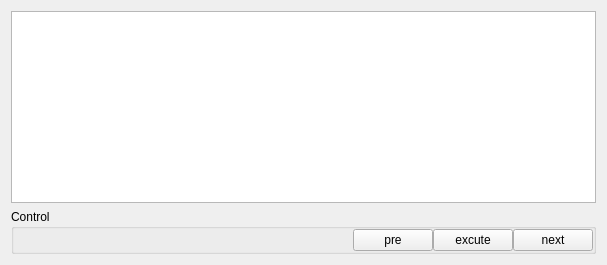
           <widget class="QWidget" name="page_3">
            <layout class="QGridLayout" name="gridLayout_6">
             <item row="0" column="0">
              <widget class="QTextEdit" name="textEdit_2">
               <property name="html">
                <string>&lt;!DOCTYPE HTML PUBLIC &quot;-//W3C//DTD HTML 4.0//EN&quot; &quot;http://www.w3.org/TR/REC-html40/strict.dtd&quot;&gt;
&lt;html&gt;&lt;head&gt;&lt;meta name=&quot;qrichtext&quot; content=&quot;1&quot; /&gt;&lt;style type=&quot;text/css&quot;&gt;
p, li { white-space: pre-wrap; }
&lt;/style&gt;&lt;/head&gt;&lt;body style=&quot; font-family:'SimSun'; font-size:9pt; font-weight:400; font-style:normal;&quot;&gt;
&lt;p align=&quot;center&quot; style=&quot; margin-top:0px; margin-bottom:0px; margin-left:0px; margin-right:0px; -qt-block-indent:0; text-indent:0px;&quot;&gt;&lt;img src=&quot;:/icon/JHJ2.png&quot; /&gt;&lt;/p&gt;&lt;/body&gt;&lt;/html&gt;</string>
               </property>
              </widget>
             </item>
             <item row="1" column="0">
              <widget class="QGroupBox" name="groupBox_6">
               <property name="sizePolicy">
                <sizepolicy hsizetype="Preferred" vsizetype="Fixed">
                 <horstretch>0</horstretch>
                 <verstretch>0</verstretch>
                </sizepolicy>
               </property>
               <property name="title">
                <string>Control</string>
               </property>
               <layout class="QGridLayout" name="gridLayout_12">
                <property name="leftMargin">
                 <number>0</number>
                </property>
                <property name="topMargin">
                 <number>0</number>
                </property>
                <property name="rightMargin">
                 <number>0</number>
                </property>
                <property name="bottomMargin">
                 <number>0</number>
                </property>
                <property name="spacing">
                 <number>0</number>
                </property>
                <item row="0" column="0">
                 <spacer name="horizontalSpacer_3">
                  <property name="orientation">
                   <enum>Qt::Horizontal</enum>
                  </property>
                  <property name="sizeHint" stdset="0">
                   <size>
                    <width>339</width>
                    <height>20</height>
                   </size>
                  </property>
                 </spacer>
                </item>
                <item row="0" column="1">
                 <widget class="QPushButton" name="pushButton_TestExecute_pre2">
                  <property name="sizePolicy">
                   <sizepolicy hsizetype="Minimum" vsizetype="Minimum">
                    <horstretch>0</horstretch>
                    <verstretch>0</verstretch>
                   </sizepolicy>
                  </property>
                  <property name="minimumSize">
                   <size>
                    <width>0</width>
                    <height>0</height>
                   </size>
                  </property>
                  <property name="text">
                   <string>pre</string>
                  </property>
                  <property name="icon">
                   <iconset>
                    <normaloff>:/pic/arrow-left-double-3.ico</normaloff>:/pic/arrow-left-double-3.ico</iconset>
                  </property>
                 </widget>
                </item>
                <item row="0" column="2">
                 <widget class="QPushButton" name="pushButton_TestExecute_do2">
                  <property name="sizePolicy">
                   <sizepolicy hsizetype="Minimum" vsizetype="Minimum">
                    <horstretch>0</horstretch>
                    <verstretch>0</verstretch>
                   </sizepolicy>
                  </property>
                  <property name="minimumSize">
                   <size>
                    <width>0</width>
                    <height>0</height>
                   </size>
                  </property>
                  <property name="text">
                   <string>excute</string>
                  </property>
                  <property name="icon">
                   <iconset>
                    <normaloff>:/pic/arrow-right-3.ico</normaloff>:/pic/arrow-right-3.ico</iconset>
                  </property>
                 </widget>
                </item>
                <item row="0" column="3">
                 <widget class="QPushButton" name="pushButton_TestExecute_next2">
                  <property name="sizePolicy">
                   <sizepolicy hsizetype="Minimum" vsizetype="Minimum">
                    <horstretch>0</horstretch>
                    <verstretch>0</verstretch>
                   </sizepolicy>
                  </property>
                  <property name="minimumSize">
                   <size>
                    <width>0</width>
                    <height>0</height>
                   </size>
                  </property>
                  <property name="text">
                   <string>next</string>
                  </property>
                  <property name="icon">
                   <iconset>
                    <normaloff>:/pic/arrow-right-double-3.ico</normaloff>:/pic/arrow-right-double-3.ico</iconset>
                  </property>
                 </widget>
                </item>
               </layout>
              </widget>
             </item>
            </layout>
           </widget>
